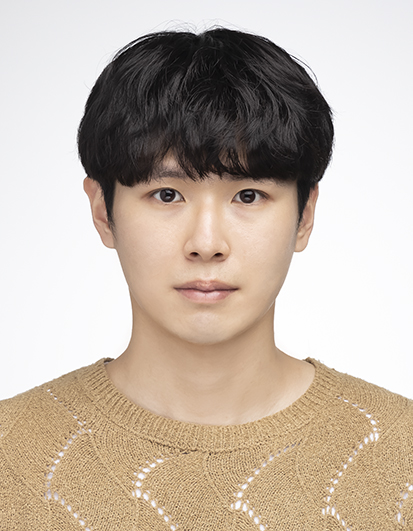
#> input picture pics/mypic.jpg, 413 x 531 px
$ python -i pixpic.py   (imports and definitions only)
#> lines starting #> are read from the running program, lines starting #| are printed output that depends on the picture; after the words box and inside, x2 and y2 are one past the last pixel; in counts of white or black regions, pixels touching at a corner belong together
import cv2
import os

# [70 lines left out: functions pixelate_image, pixelate_image_grayscale, not called in this run]

def pixelate_image_bw(image_path, width_dividing = 20, threshold = 128, threshold_before_downsizing = False, threshold_after_pixelated = True, output_path = None):
#> called with image_path = 'pics/mypic.jpg', width_dividing = 20, threshold = 128, threshold_before_downsizing = False, threshold_after_pixelated = True
    image = cv2.imread(image_path)
#> image is the input picture: shape (531, 413, 3); mean B, G, R 167.3, 180.7, 194.6
    print('image loaded')

    image = cv2.cvtColor(image, cv2.COLOR_BGR2GRAY)
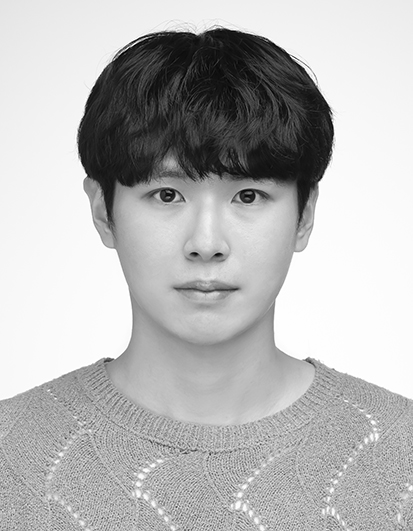
#> image: shape (531, 413); min 0, max 255, mean 183.3
    print('image converted to gray scale applying threshold')

    if threshold_before_downsizing:
        _, image = cv2.threshold(image, threshold, 255, cv2.THRESH_BINARY)
        print('image converted to black white ver ')

    height, width = image.shape[:2]
#> height = 531; width = 413
    print(f'original height, width: {height, width}')
#| original height, width: (531, 413)

    pixel_size = width // width_dividing
#> pixel_size = 20
    print(f'pixel width: {pixel_size}')
#| pixel width: 20
    print(f'pixel height: {height//int(height / pixel_size)}')
#| pixel height: 20
    # pixelate
    # downsizing to (width_dividing, int(height / pixel_size), then upsize to (width, height)
    temp = cv2.resize(image, (width_dividing, int(height / pixel_size)), interpolation=cv2.INTER_LINEAR)
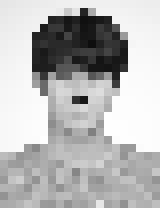
#> temp: shape (26, 20) (shown 8 times larger); min 14, max 254, mean 182.2
    pixelated_image = cv2.resize(temp, (width, height), interpolation=cv2.INTER_NEAREST)
    if threshold_after_pixelated:
        _, pixelated_image = cv2.threshold(pixelated_image, threshold, 255, cv2.THRESH_BINARY)
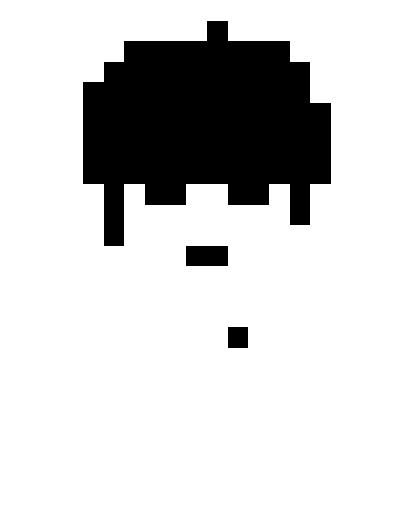
#> pixelated_image: shape (531, 413); 82.7% white; 3 black regions, box (x1, y1, x2, y2) and area: (83, 21, 331, 246) 36663, (186, 246, 228, 266) 840, (228, 327, 248, 348) 420
        print('threshold applyed to the pixelated image')

    # save pic
    # if output path exists
    if output_path:
        cv2.imwrite(output_path, pixelated_image)
        print(f'pixelated image saved to {output_path}')
    # if output path does not exist
    else:
        # save to folder original pic exists
        base, ext = os.path.splitext(image_path)
        print(f'original pic path: {image_path}')
        output_path = f"{base}_pixelated_bw{ext}"
        print(f'output: {output_path}')
        if os.path.exists(output_path):
            print(f'{output_path} already exists, it will be overwritten.')
        cv2.imwrite(output_path, pixelated_image)
        print(f'pixelated image saved to {output_path}')

    return pixelated_image # np nd arr

>>> result = pixelate_image_bw('pics/mypic.jpg')
